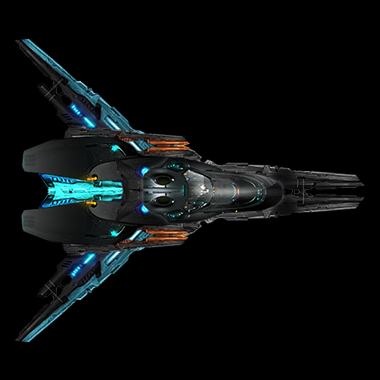

This is a level from a 2D game, rendered from its Tiled map with the project's own tilesets. A one-line summary and the map file follow, with tile-layer data summarised:
An orthogonal 1x1 tile map with 380x380 px tiles, 1 tile layer (graphics), 2 tilesets and 10 objects (2x rear, 2x front, physicsShape, rearRight, rearLeft, ...).

<map version="1.2" tiledversion="1.2.0" orientation="orthogonal" renderorder="right-down" width="1" height="1" tilewidth="380" tileheight="380" infinite="0" nextlayerid="6" nextobjectid="27">
 <tileset firstgid="1" name="rogue" tilewidth="380" tileheight="380" tilecount="1" columns="1">
  <image source="../../../Client/Textures/Ships/rogue.png" width="380" height="380" />
  <tile id="0">
   <objectgroup draworder="index">
    <object id="1" x="13.125" y="39">
     <polygon points="-1.33333,-0.333333 16.5,-0.125 131.208,95.3333 169.208,96.3333 203.208,125.667 341.542,134 353.875,147.667 354.208,156.333 344.208,169.333 204.542,180 169.208,207.333 125.208,209.333 16.5417,303.667 -0.458333,302.667 29.875,265.333 20.5417,255.667 55.2083,216 8.875,191.667 7.875,170.667 24.875,168.667 36.5417,152.667 25.2083,133.667 8.54167,132.667 8.875,112.333 55.5417,91 21.5417,48 30.875,37.3333" />
    </object>
   </objectgroup>
  </tile>
 </tileset>
 <tileset firstgid="2" name="exhaust" tilewidth="28" tileheight="91" tilecount="8" columns="8">
  <image source="../../../Client/Textures/Effects/Exhausts/ExhaustYellowRectangular.png" width="224" height="91" />
  <tile id="0">
   <animation>
    <frame tileid="0" duration="100" />
    <frame tileid="1" duration="100" />
    <frame tileid="2" duration="100" />
    <frame tileid="3" duration="100" />
    <frame tileid="4" duration="100" />
    <frame tileid="5" duration="100" />
    <frame tileid="6" duration="100" />
    <frame tileid="7" duration="100" />
   </animation>
  </tile>
 </tileset>
 <layer id="1" name="graphics" width="1" height="1">
  <data>[1 cells, 1 non-empty, 1 distinct tile ids]</data>
 </layer>
 <objectgroup id="3" name="shape">
  <object id="1" name="physicsShape" x="13.5" y="40">
   <polygon points="0,0 15,-0.75 131.167,95.6667 167.833,96.6667 194.5,124 339.5,135 353.5,148.5 353.5,153.5 343,168.5 195,178 166,205.5 129,207 15,301 0.5,300 30.5,264.5 21,253 54.5,212.5 7.5,189 8,169 27,167.5 33.5,154.5 33,145 24,132.5 8,131 8,111.5 55.5,91.5 21,47 31,37.5" />
  </object>
 </objectgroup>
 <objectgroup id="4" name="thrusters">
  <object id="18" name="rearThruster1" type="rear" gid="2" x="-108.14" y="198.643" width="40.359" height="131.167" rotation="90" />
  <object id="17" name="rearThruster0" type="rear" gid="2" x="-108.14" y="140.643" width="40.359" height="131.167" rotation="90" />
  <object id="10" name="rearRightThruster" type="rearRight" gid="2" x="13.875" y="387" width="13.5385" height="44" />
  <object id="12" name="rearLeftThruster" type="rearLeft" gid="1073741826" x="15.6932" y="38.1818" width="13.5385" height="44" />
  <object id="13" name="frontLeftThruster" type="frontLeft" gid="1073741826" x="329.027" y="170.848" width="13.5385" height="44" />
  <object id="14" name="frontRightThruster" type="frontRight" gid="2" x="329.027" y="257.848" width="13.5385" height="44" />
  <object id="16" name="frontThruster1" type="front" gid="1073741826" x="94.3598" y="285.182" width="16.8205" height="54.6667" rotation="90" />
  <object id="15" name="frontThruster0" type="front" gid="1073741826" x="94.3598" y="78.1818" width="16.8205" height="54.6667" rotation="90" />
 </objectgroup>
</map>